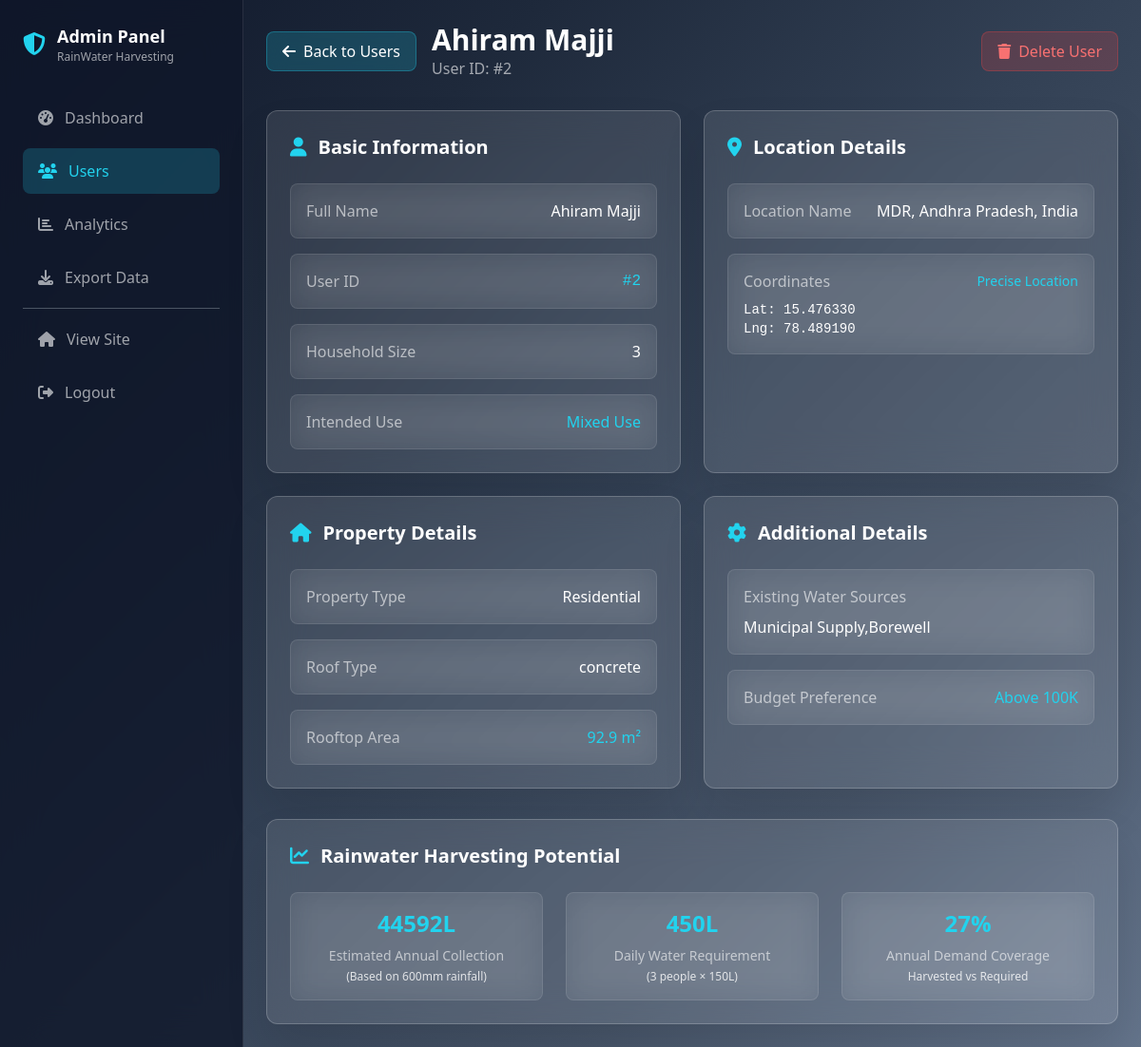
The app's page /admin/users/2 (signed in) with its own data.
### app.py (models this page shows)
class UserInput(db.Model):
    id = db.Column(db.Integer, primary_key=True)
    name = db.Column(db.String(80), nullable=False)
    location_name = db.Column(db.String(120), nullable=False)
    user_lat = db.Column(db.Float)
    user_lon = db.Column(db.Float)
    household_size = db.Column(db.Integer)
    rooftop_area = db.Column(db.Float)
    open_space_area = db.Column(db.Float)  # NEW FIELD
    roof_type = db.Column(db.String(50))
    property_type = db.Column(db.String(50))  # NEW FIELD
    existing_water_sources = db.Column(db.String(200))  # NEW FIELD
    budget_preference = db.Column(db.String(50))  # NEW FIELD
    intended_use = db.Column(db.String(100))  # NEW FIELD

### app.py (the view)
@app.route('/admin/users/<int:user_id>')
@admin_required
def admin_user_detail(user_id):
    user = UserInput.query.get_or_404(user_id)
    return render_template('admin/user_detail.html', user=user)

### app.py (called while the page is built)
@login_manager.user_loader
def load_user(user_id):
    user = AdminUser.query.get(int(user_id))
    if user:
        return user
    return RegularUser.query.get(int(user_id))

def admin_required(f):
    @wraps(f)
    def decorated_function(*args, **kwargs):
        if not current_user.is_authenticated:
            return redirect(url_for('admin_login'))
        return f(*args, **kwargs)
    return decorated_function

### templates/admin/user_detail.html (shortened to what this page needs)
<!DOCTYPE html>
<html lang="en">
<head>
  <link href="https://cdn.jsdelivr.net/npm/tailwindcss@2.2.19/dist/tailwind.min.css" rel="stylesheet">
  <link rel="stylesheet" href="https://cdnjs.cloudflare.com/ajax/libs/font-awesome/6.4.0/css/all.min.css">
</head>
<body>
  <div class="flex min-h-screen">
    <aside class="sidebar w-64 p-6">
      <div class="mb-8">
        <div class="flex items-center space-x-3">
          <i class="fas fa-shield-alt text-2xl text-primary"></i>
          <div>
            <h1 class="text-lg font-bold text-white">Admin Panel</h1>
            <p class="text-xs text-muted">RainWater Harvesting</p>
          </div>
        </div>
      </div>
      <nav class="space-y-2">
        <a href="{{ url_for('admin_dashboard') }}" class="nav-item flex items-center space-x-3 px-4 py-3 text-muted hover:text-white">
          <i class="fas fa-tachometer-alt"></i>
          <span>Dashboard</span>
        </a>
        <a href="{{ url_for('admin_users') }}" class="nav-item active flex items-center space-x-3 px-4 py-3 text-white">
          <i class="fas fa-users"></i>
          <span>Users</span>
        </a>
        <a href="{{ url_for('admin_analytics') }}" class="nav-item flex items-center space-x-3 px-4 py-3 text-muted hover:text-white">
          <i class="fas fa-chart-bar"></i>
          <span>Analytics</span>
        </a>
        <a href="{{ url_for('admin_export_users') }}" class="nav-item flex items-center space-x-3 px-4 py-3 text-muted hover:text-white">
          <i class="fas fa-download"></i>
          <span>Export Data</span>
        </a>
        <div class="border-t border-gray-600 my-4"></div>
        <a href="{{ url_for('index_page') }}" class="nav-item flex items-center space-x-3 px-4 py-3 text-muted hover:text-white">
          <i class="fas fa-home"></i>
          <span>View Site</span>
        </a>
        <a href="{{ url_for('admin_logout') }}" class="nav-item flex items-center space-x-3 px-4 py-3 text-muted hover:text-white">
          <i class="fas fa-sign-out-alt"></i>
          <span>Logout</span>
        </a>
      </nav>
    </aside>
    <main class="flex-1 p-6">
      <header class="mb-8">
        <div class="flex items-center justify-between">
          <div class="flex items-center space-x-4">
            <a href="{{ url_for('admin_users') }}" class="glass-button px-4 py-2 rounded-lg text-white flex items-center space-x-2">
              <i class="fas fa-arrow-left"></i>
              <span>Back to Users</span>
            </a>
            <div>
              <h1 class="text-3xl font-bold text-white">{{ user.name }}</h1>
              <p class="text-muted">User ID: #{{ user.id }}</p>
            </div>
          </div>
          <div class="flex items-center space-x-3">
            <form method="POST" action="{{ url_for('admin_delete_user', user_id=user.id) }}"
                  class="inline" onsubmit="return confirmDelete()">
              <button type="submit" class="delete-btn px-4 py-2 rounded-lg flex items-center space-x-2">
                <i class="fas fa-trash"></i>
                <span>Delete User</span>
              </button>
            </form>
          </div>
        </div>
      </header>
      <div class="grid grid-cols-1 lg:grid-cols-2 gap-6">
        <div class="glass-card rounded-xl p-6">
          <h2 class="text-xl font-bold text-white mb-6 flex items-center">
            <i class="fas fa-user text-primary mr-3"></i>
            Basic Information
          </h2>
          <div class="space-y-4">
            <div class="info-card rounded-lg p-4">
              <div class="flex items-center justify-between">
                <span class="text-muted">Full Name</span>
                <span class="text-white font-medium">{{ user.name }}</span>
              </div>
            </div>
            <div class="info-card rounded-lg p-4">
              <div class="flex items-center justify-between">
                <span class="text-muted">User ID</span>
                <span class="text-primary font-mono">#{{ user.id }}</span>
              </div>
            </div>
            <div class="info-card rounded-lg p-4">
              <div class="flex items-center justify-between">
                <span class="text-muted">Household Size</span>
                <span class="text-white font-medium">{{ user.household_size or 'Not specified' }}</span>
              </div>
            </div>
            {% if user.intended_use %}
            <div class="info-card rounded-lg p-4">
              <div class="flex items-center justify-between">
                <span class="text-muted">Intended Use</span>
                <span class="text-primary font-medium">{{ user.intended_use.title() }}</span>
              </div>
            </div>
            {% endif %}
          </div>
        </div>
        <div class="glass-card rounded-xl p-6">
          <h2 class="text-xl font-bold text-white mb-6 flex items-center">
            <i class="fas fa-map-marker-alt text-primary mr-3"></i>
            Location Details
          </h2>
          <div class="space-y-4">
            <div class="info-card rounded-lg p-4">
              <div class="flex items-center justify-between">
                <span class="text-muted">Location Name</span>
                <span class="text-white font-medium">{{ user.location_name }}</span>
              </div>
            </div>
            {% if user.user_lat and user.user_lon %}
            <div class="info-card rounded-lg p-4">
              <div>
                <div class="flex items-center justify-between mb-2">
                  <span class="text-muted">Coordinates</span>
                  <span class="text-primary text-sm">Precise Location</span>
                </div>
                <div class="text-white font-mono text-sm">
                  <div>Lat: {{ "%.6f"|format(user.user_lat) }}</div>
                  <div>Lng: {{ "%.6f"|format(user.user_lon) }}</div>
                </div>
              </div>
            </div>
            {% endif %}
          </div>
        </div>
        <div class="glass-card rounded-xl p-6">
          <h2 class="text-xl font-bold text-white mb-6 flex items-center">
            <i class="fas fa-home text-primary mr-3"></i>
            Property Details
          </h2>
          <div class="space-y-4">
            {% if user.property_type %}
            <div class="info-card rounded-lg p-4">
              <div class="flex items-center justify-between">
                <span class="text-muted">Property Type</span>
                <span class="text-white font-medium">{{ user.property_type }}</span>
              </div>
            </div>
            {% endif %}
            {% if user.roof_type %}
            <div class="info-card rounded-lg p-4">
              <div class="flex items-center justify-between">
                <span class="text-muted">Roof Type</span>
                <span class="text-white font-medium">{{ user.roof_type }}</span>
              </div>
            </div>
            {% endif %}
            {% if user.rooftop_area %}
            <div class="info-card rounded-lg p-4">
              <div class="flex items-center justify-between">
                <span class="text-muted">Rooftop Area</span>
                <span class="text-primary font-medium">{{ user.rooftop_area }} m²</span>
              </div>
            </div>
            {% endif %}
          </div>
        </div>
        <div class="glass-card rounded-xl p-6">
          <h2 class="text-xl font-bold text-white mb-6 flex items-center">
            <i class="fas fa-cog text-primary mr-3"></i>
            Additional Details
          </h2>
          <div class="space-y-4">
            {% if user.existing_water_sources %}
            <div class="info-card rounded-lg p-4">
              <div>
                <span class="text-muted block mb-2">Existing Water Sources</span>
                <span class="text-white">{{ user.existing_water_sources }}</span>
              </div>
            </div>
            {% endif %}
            {% if user.budget_preference %}
            <div class="info-card rounded-lg p-4">
              <div class="flex items-center justify-between">
                <span class="text-muted">Budget Preference</span>
                <span class="text-primary font-medium">{{ user.budget_preference.title() }}</span>
              </div>
            </div>
            {% endif %}
          </div>
        </div>
      </div>
      <div class="mt-8">
        <div class="glass-card rounded-xl p-6">
          <h2 class="text-xl font-bold text-white mb-6 flex items-center">
            <i class="fas fa-chart-line text-primary mr-3"></i>
            Rainwater Harvesting Potential
          </h2>
          <div class="grid grid-cols-1 md:grid-cols-3 gap-6">
            {% if user.rooftop_area %}
            <div class="info-card rounded-lg p-4 text-center">
              <div class="text-2xl font-bold text-primary mb-2">
                {{ (user.rooftop_area * 0.8 * 600)|round|int }}L
              </div>
              <div class="text-muted text-sm">Estimated Annual Collection</div>
              <div class="text-xs text-secondary mt-1">(Based on 600mm rainfall)</div>
            </div>
            {% endif %}
            <div class="info-card rounded-lg p-4 text-center">
              <div class="text-2xl font-bold text-primary mb-2">
                {{ (user.household_size * 150) if user.household_size else 600 }}L
              </div>
              <div class="text-muted text-sm">Daily Water Requirement</div>
              <div class="text-xs text-secondary mt-1">({{ user.household_size or 4 }} people × 150L)</div>
            </div>
            {% if user.rooftop_area and user.household_size %}
            <div class="info-card rounded-lg p-4 text-center">
              <div class="text-2xl font-bold text-primary mb-2">
                {{ ((user.rooftop_area * 0.8 * 600) / (user.household_size * 150 * 365) * 100)|round|int }}%
              </div>
              <div class="text-muted text-sm">Annual Demand Coverage</div>
              <div class="text-xs text-secondary mt-1">Harvested vs Required</div>
            </div>
            {% endif %}
          </div>
        </div>
      </div>
    </main>
  </div>
</body>
</html>

### templates/admin/user_detail.html (style rules this page uses)
body { background: linear-gradient(135deg, #0f172a 0%, #1e293b 25%, #334155 50%, #475569 75%, #64748b 100%); min-height: 100vh; }
.glass-card { background: rgba(255, 255, 255, 0.1); backdrop-filter: blur(20px); border: 1px solid rgba(255, 255, 255, 0.2); box-shadow: 0 25px 45px rgba(0, 0, 0, 0.1); }
.glass-button { background: rgba(34, 211, 238, 0.2); backdrop-filter: blur(10px); border: 1px solid rgba(34, 211, 238, 0.3); transition: all 0.3s ease; }
.sidebar { background: rgba(15, 23, 42, 0.8); backdrop-filter: blur(20px); border-right: 1px solid rgba(255, 255, 255, 0.1); }
.nav-item { transition: all 0.3s ease; border-radius: 8px; margin: 4px 0; }
.nav-item:hover, .nav-item.active { background: rgba(34, 211, 238, 0.2); color: #22d3ee; }
.text-primary { color: #22d3ee; }
.text-secondary { color: rgba(255, 255, 255, 0.8); }
.text-muted { color: rgba(255, 255, 255, 0.6); }
.info-card { background: rgba(255, 255, 255, 0.05); backdrop-filter: blur(15px); border: 1px solid rgba(255, 255, 255, 0.1); }
.delete-btn { background: rgba(239, 68, 68, 0.2); border: 1px solid rgba(239, 68, 68, 0.3); color: #f87171; }

### records on screen
UserInput: name "Ahiram Majji", id "2", household_size "3", intended_use "Mixed Use", location_name "MDR, Andhra Pradesh, India", user_lat "15.476330", user_lon "78.489190", property_type "Residential", roof_type "concrete", rooftop_area "92.9", existing_water_sources "Municipal Supply,Borewell", budget_preference "Above 100K", (user.rooftop_area*0.8*600)|round|int "44592", (user.household_size*150)ifuser.household_sizeelse600 "450", rooftop_area+household_size "27"
